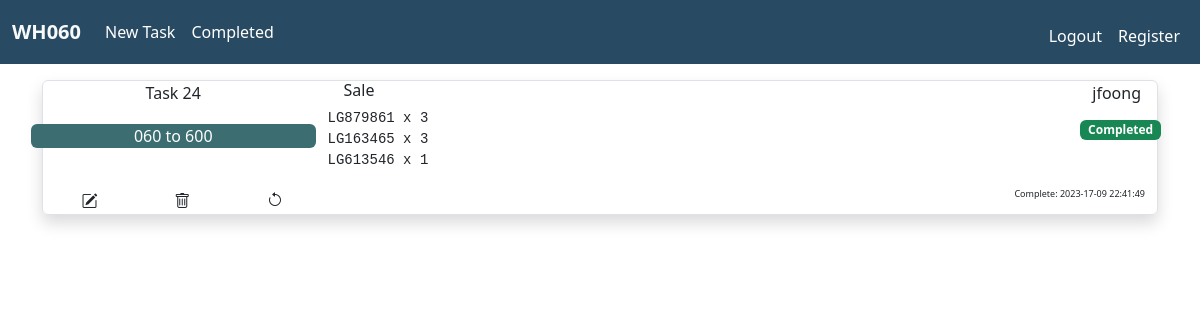
/completed (signed in), run on an earlier commit of the app's database.
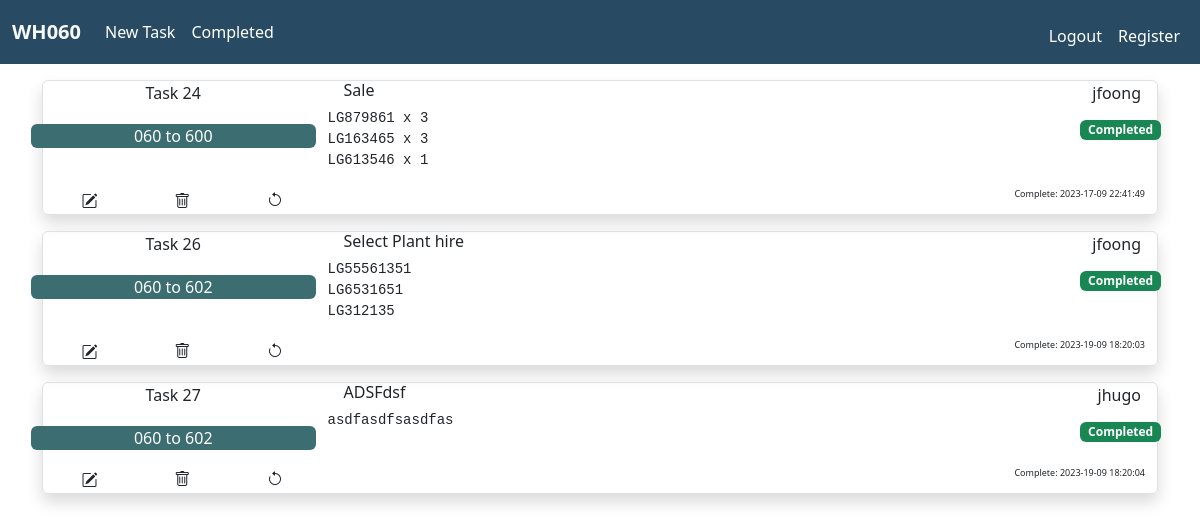
And on a later commit of the database.
### tables this page shows
CREATE TABLE tasks (task_id INTEGER PRIMARY KEY AUTOINCREMENT NOT NULL, user_id INTEGER NOT NULL, task_name TEXT NOT NULL, reference TEXT NOT NULL, task TEXT NOT NULL, datetime DATETIME, status TEXT DEFAULT "To do", completed_datetime DATETIME, FOREIGN KEY (user_id) REFERENCES users(id));

CREATE TABLE users (id INTEGER PRIMARY KEY AUTOINCREMENT NOT NULL, username TEXT NOT NULL);

### app.py (the view)
@app.route("/completed", methods=["POST", "GET"])
@login_required
def completed():
    if request.method == "POST":
        task_id = request.form.get("task_id")
        conn = sqlite3.connect(my_file)
        cur = conn.cursor()
        cur.execute(
            "UPDATE tasks SET status = 'To do', completed_datetime = ? WHERE task_id = ?", (None, task_id)
        )
        flash("Task " + task_id + " Status changed to To do")
        conn.commit()
        cur.close()
        conn.close()
        return redirect("/")
    else:
        conn = sqlite3.connect(my_file)
        conn.row_factory = sqlite3.Row
        cur = conn.cursor()
        cur.execute(
            "SELECT * FROM tasks JOIN users ON id = user_id WHERE status = 'Completed'"
        )
        completed_tasks = cur.fetchall()
        cur.close()
        conn.close()
        return render_template("completed.html", completed_tasks=completed_tasks)

### app.py (called while the page is built)
@app.after_request
def after_request(response):
    response.headers["Cache-Control"] = "no-cache, no-store, must-revalidate"
    response.headers["Expires"] = 0
    response.headers["Pragma"] = "no-cache"
    return response

### helpers.py (called while the page is built)
def login_required(f):
    @wraps(f)
    def decorated_function(*args, **kwargs):
        if session.get("user_id") is None:
            return redirect("/login")
        return f(*args, **kwargs)
    return decorated_function

### templates/completed.html (shortened to what this page needs)
{% extends "layout.html" %}
{% block main %}
{% for task in completed_tasks %}
<div class="container px-0 my-3 border shadow text-center rounded">
  <div class="row no-gutters px-0">
    <div class="col-3 px-0">
      <span>Task {{ task.task_id }}</span>
    </div>
    <div class="col">
      <h6 class="text-start mx-3">{{ task.reference }}</h6>
    </div>
    <div class="col-3 d-flex justify-content-end">
      <span class="pe-3">{{ task.username }} </span>
    </div>
  </div>
  <div class="row no-gutters">
    <div class="col-3 rounded my-3 p-0">
      <div class="container rounded px-2 task_name_box">
      <span>{{ task.task_name }}</span>
      </div>
    </div>
    <div class="col-6 text-start">
      <pre class="task_text">
            {{ task.task }}
      </pre>
    </div>
    <div class="col-3 text-end p-2">
      <span class="badge bg-success">{{ task.status }}</span>
    </div>
  </div>
  <div class="container">
    <div class="row no-gutters p-0">
      <div class="col-1 d-flex justify-content-center rounded-start p-0 m-0">
        <form action="/edittask" method="get">
          <button type="submit" class="btn m-0 p-0" name=task_id value="{{ task.task_id }}">
              <i class="bi bi-pencil-square"></i></button>
        </form>
      </div>
      <div class="col-1 d-flex justify-content-center px-0 m-0">
        <button type="button" class="btn m-0 p-0" data-bs-toggle="modal" data-bs-target="#confirmdelete_{{ task.task_id }}"><i
            class="bi bi-trash"></i></button>
      </div>
      <div class="col-1 d-flex justify-content-center px-0 m-0">
        <form action="/completed" method="post">
          <button type="submit" class="btn m-0 p-0 d-flex flex-row-reverse" name=task_id value="{{ task.task_id }}">
            <i class="bi bi-arrow-counterclockwise"></i></button>
        </form>
      </div>
      <div class="col-6">
      </div>
      <div class="col-3 d-flex justify-content-end">
        <span class="date_time">
          Complete: {{ task.completed_datetime }}
        </span>
      </div>
    </div>
  </div>
</div>
{% endfor %}
{% endblock %}

What changed in the data, as far as the page shows it:
now on this page (row edited): tasks: task_id "26", reference "Select Plant hire", username "jfoong", task_name "060 to 602", task "LG55561351 LG6531651 LG312135", status "Completed", completed_datetime "2023-19-09 18:20:03"
now on this page (row edited): tasks: task_id "27", reference "ADSFdsf", username "jhugo", task_name "060 to 602", task "asdfasdfsasdfas", status "Completed", completed_datetime "2023-19-09 18:20:04"
